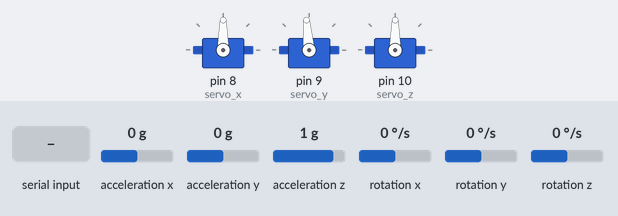
The sketch below on a simulated Arduino Uno, built with avr-gcc and run on an emulated ATmega328P. On the bench: 3 × servo. Wiring (inferred from the names in the program): MPU-6050 motion sensor at I2C address 0x68; MPU-6050 motion sensor at I2C address 0x69. The inputs (shaded band) are chosen by the test bench; at power-on: rotation y 0 °/s, rotation z 0 °/s, acceleration x 0 g, acceleration y 0 g, acceleration z 1 g, rotation x 0 °/s.

Above: at 3.4 s.
3.5 s: rotation y set to -192 °/s
At 5.9 s:
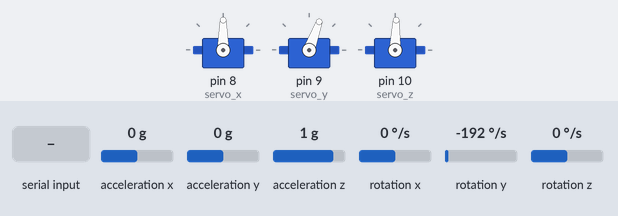
6.5 s: "30,150,10\n" received over Serial
At 6.98 s:
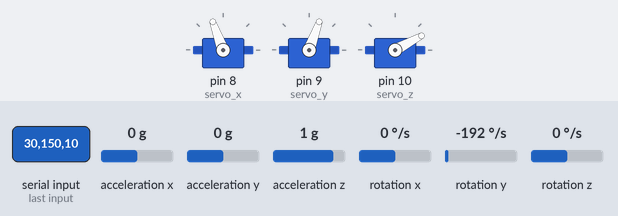
At 9.48 s:
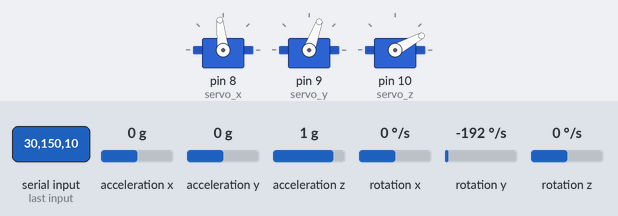
9.5 s: rotation z set to -192 °/s
12.5 s: rotation z set to -100 °/s
Timing chart, 0 to 25.5 s (numbered marks = the images above; inputs shaded):
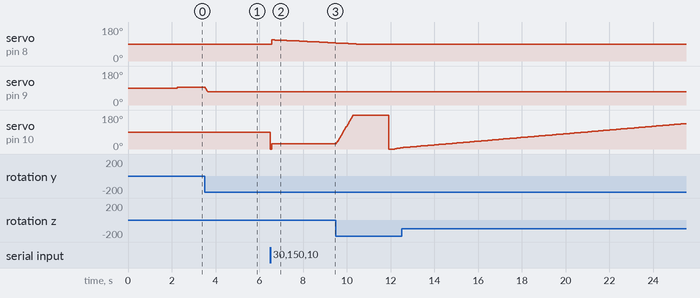

Measured:
- after the input at 6.5 s, servo on pin 8 (servo_x): 90° → 112° after 0.06 s, → 111° 0.15 s later, → 110° 0.18 s later, → 109° 0.19 s later, … (17 changes in this stretch); servo on pin 10 (servo_z): 88° → 28° at once

The sketch:

arduino_code_PID.ino
```cpp
#include <Servo.h>
Servo servo_x;
Servo servo_y;
Servo servo_z;
int j = 0;
float correct_x;
float correct_y;
float correct_z;

// how much serial data we expect before a newline/enter
const unsigned int MAX_INPUT = 7;

/*float timenow = 0;
float timeend = 0;
float timeelapsed = 0;*/

//=======================================================================

#include <Wire.h>
const int MPU = 0x68; // MPU1 I2C address
float AccX, AccY, AccZ;
float GyroX, GyroY, GyroZ;
float accAngleX, accAngleY, gyroAngleX, gyroAngleY, gyroAngleZ;
float roll, pitch, yaw;
float AccErrorX, AccErrorY, GyroErrorX, GyroErrorY, GyroErrorZ;
float elapsedTime, currentTime, previousTime;
int c = 0;

//---------------------------------------------------------------
const int MPU2 = 0x69; // MPU2 I2C address (AD0 == HIGH)
float AccX2, AccY2, AccZ2;
float GyroX2, GyroY2, GyroZ2;
float accAngleX2, accAngleY2, gyroAngleX2, gyroAngleY2, gyroAngleZ2;
float roll2, pitch2, yaw2;
float AccErrorX2, AccErrorY2, GyroErrorX2, GyroErrorY2, GyroErrorZ2;
float elapsedTime2, currentTime2, previousTime2;
int c2 = 0;
//---------------------------------------------------------------

float px, ix, dx, pidx;
float errorx, prev_errorx = 0;

float py, iy, dy, pidy;
float errory, prev_errory = 0;

float pz, iz, dz, pidz;
float errorz, prev_errorz = 0;

float spX = 90;
int pX = 180;
int qX = 0;

float spY = 90;

float spZ = 90;
int pZ = 180;
int qZ = 0;

int raspiX = 0;
int raspiY = 0;

float kpx = 1.063040;
float kix = 0;
float kdx = 0.010467;

float kpy = 1.017864;
float kiy = 0;
float kdy = 0.017981;

float kpz = 1.019039;
float kiz = 0;
float kdz = 0.012509;


//---------------------------------------------------------------

void setup() {
  Serial.begin(115200);

  servo_x.attach(8);                  // Set pin 8 untuk servo x
  servo_y.attach(9);                  // Set pin 9 untuk servo y
  servo_z.attach(10);                 // Set pin 10 untuk servo z

  servo_x.write(90);                  // Set posisi servo x ke 90 derajat
  servo_y.write(90);                  // Set posisi servo y ke 90 derajat
  servo_z.write(90);                  // Set posisi servo z ke 90 derajat
  delay(1000);                        // Memberikan delay agar servo sampai ke posisi set point

  Wire.begin();                      // Inisialisasi komunikasi
  Wire.beginTransmission(MPU);       // Memulai komunikasi dengan MPU1
  Wire.write(0x6B);                  // Talk to the register 6B
  Wire.write(0x01);                  // Make reset - memasukan nilai 0 ke register 6B
  Wire.endTransmission(true);        // Mengakhiri transmisi

  // Mengkonfigurasi sensitivitas Accelerometer - Full Scale Range (default +/- 2g)
  Wire.beginTransmission(MPU);
  Wire.write(0x1C);                  // Komunikasi dengan register ACCEL_CONFIG (1C hex)
  Wire.write(0x10);                  // Men-Set nilai register bits menjadi 00010000 (+/- 8g full scale range)
  Wire.endTransmission(true);

  // Mengkonfigurasi sensitivitas Gyro - Full Scale Range (default +/- 250deg/s)
  Wire.beginTransmission(MPU);
  Wire.write(0x1B);                   // Komunikasi dengan register GYRO_CONFIG (1B hex)
  Wire.write(0x10);                   // Men-Set nilai register bits menjadi 00010000 (1000deg/s full scale)
  Wire.endTransmission(true);
  delay(20);


  //--------------------------------------------------------------

  Wire.beginTransmission(MPU2);      // Memulai komunikasi dengan MPU2
  Wire.write(0x6B);                  // Talk to the register 6B
  Wire.write(0x00);                  // Make reset - memasukan nilai 0 ke register 6B
  Wire.endTransmission(true);        // Mengakhiri transmisi

  // Mengkonfigurasi sensitivitas Accelerometer - Full Scale Range (default +/- 2g)
  Wire.beginTransmission(MPU2);
  Wire.write(0x1C);                  // Komunikasi dengan register ACCEL_CONFIG (1C hex)
  Wire.write(0x10);                  // Men-Set nilai register bits menjadi 00010000 (+/- 8g full scale range)
  Wire.endTransmission(true);

  // Mengkonfigurasi sensitivitas Gyro - Full Scale Range (default +/- 250deg/s)
  Wire.beginTransmission(MPU2);
  Wire.write(0x1B);                   // Komunikasi dengan register GYRO_CONFIG (1B hex)
  Wire.write(0x10);                   // Men-Set nilai register bits menjadi 00010000 (1000deg/s full scale)
  Wire.endTransmission(true);
  delay(20);
  //---------------------------------------------------------------


  // Panggil fungsi ini untuk melihat nilai IMU error
  calculate_IMU_error();
  delay(20);
  calculate_IMU_error2();
  delay(200);
}

// split the data into its parts
void parseData(const char * data) {

  char * strtokIndx; // this is used by strtok() as an index

  strtokIndx = strtok(data, ","); // this continues where the previous call left off
  raspiX = atoi(strtokIndx);     // convert this part to an integer

  strtokIndx = strtok(NULL, ",");
  raspiY = atoi(strtokIndx);     // convert this part to an integer

}

// here to process incoming serial data after a terminator received
void process_data (const char * data)
  {
  // for now just display it
  // (but you could compare it to some value, convert to an integer, etc.)
  parseData(data);

  }  // end of process_data

void processIncomingByte (const byte inByte)
  {
  static char input_line [MAX_INPUT];
  static unsigned int input_pos = 0;

  switch (inByte)
    {

    case '\n':   // end of text
      input_line [input_pos] = 0;  // terminating null byte

      // terminator reached! process input_line here ...
      process_data (input_line);

      // reset buffer for next time
      input_pos = 0;
      Serial.begin(115200);
      break;

    default:
      // keep adding if not full ... allow for terminating null byte
      if (input_pos < (MAX_INPUT - 1))
        input_line [input_pos++] = inByte;
      break;

    }  // end of switch

  } // end of processIncomingByte


void calculate_IMU_error() {
  // Fungsi ini digunakan untuk menghitung nilai error dari accelerometer dan gyroscope
  // Posisi IMU harus diletakan dibidang yang datar untuk mendapatkan nilai yang baik

  // Read accelerometer values 200 times
  while (c < 200) {
    Wire.beginTransmission(MPU);
    Wire.write(0x3B);
    Wire.endTransmission(false);
    Wire.requestFrom(MPU, 6, true);
    AccX = (Wire.read() << 8 | Wire.read()) / 16384.0 ;
    AccY = (Wire.read() << 8 | Wire.read()) / 16384.0 ;
    AccZ = (Wire.read() << 8 | Wire.read()) / 16384.0 ;

    // Semua bacaan dijumlahkan
    AccErrorX = AccErrorX + ((atan((AccY) / sqrt(pow((AccX), 2) + pow((AccZ), 2))) * 180 / PI)); // Rumus matriks rotasi, ada di data sheet
    AccErrorY = AccErrorY + ((atan(-1 * (AccX) / sqrt(pow((AccY), 2) + pow((AccZ), 2))) * 180 / PI));
    c++;
  }

  // Hasil dari penjumlahan dibagi dengan 200 untuk mendapatkan nilai errornya
  AccErrorX = AccErrorX / 200;
  AccErrorY = AccErrorY / 200;
  c = 0;

  // Read gyro values 200 times
  while (c < 200) {
    Wire.beginTransmission(MPU);
    Wire.write(0x43);
    Wire.endTransmission(false);
    Wire.requestFrom(MPU, 6, true);
    GyroX = Wire.read() << 8 | Wire.read();
    GyroY = Wire.read() << 8 | Wire.read();
    GyroZ = Wire.read() << 8 | Wire.read();

    // Semua bacaan dijumlahkan
    GyroErrorX = GyroErrorX + (GyroX / 131.0);
    GyroErrorY = GyroErrorY + (GyroY / 131.0);
    GyroErrorZ = GyroErrorZ + (GyroZ / 131.0);
    c++;
  }
  // Hasil dari penjumlahan dibagi dengan 200 untuk mendapatkan nilai errornya
  GyroErrorX = GyroErrorX / 200;
  GyroErrorY = GyroErrorY / 200;
  GyroErrorZ = GyroErrorZ / 200;

  // Print error values pada Serial Monitor
  // Apabila tidak terdapat error maka akan bernilai 0
  /*Serial.print("AccErrorX: ");
  Serial.println(AccErrorX);
  Serial.print("AccErrorY: ");
  Serial.println(AccErrorY);
  Serial.print("GyroErrorX: ");
  Serial.println(GyroErrorX);
  Serial.print("GyroErrorY: ");
  Serial.println(GyroErrorY);
  Serial.print("GyroErrorZ: ");
  Serial.println(GyroErrorZ);*/
}

void calculate_IMU_error2() {
  // Fungsi ini digunakan untuk menghitung nilai error dari accelerometer dan gyroscope
  // Posisi IMU harus diletakan dibidang yang datar untuk mendapatkan nilai yang baik

  // Read accelerometer values 200 times
  while (c2 < 200) {
    Wire.beginTransmission(MPU2);
    Wire.write(0x3B);
    Wire.endTransmission(false);
    Wire.requestFrom(MPU2, 6, true);
    AccX2 = (Wire.read() << 8 | Wire.read()) / 16384.0 ;
    AccY2 = (Wire.read() << 8 | Wire.read()) / 16384.0 ;
    AccZ2 = (Wire.read() << 8 | Wire.read()) / 16384.0 ;

    // Semua bacaan dijumlahkan
    AccErrorX2 = AccErrorX2 + ((atan((AccY2) / sqrt(pow((AccX2), 2) + pow((AccZ2), 2))) * 180 / PI));
    AccErrorY2 = AccErrorY2 + ((atan(-1 * (AccX2) / sqrt(pow((AccY2), 2) + pow((AccZ2), 2))) * 180 / PI));
    c2++;
  }

  // Hasil dari penjumlahan dibagi dengan 200 untuk mendapatkan nilai errornya
  AccErrorX2 = AccErrorX2 / 200;
  AccErrorY2 = AccErrorY2 / 200;
  c2 = 0;

  // Read gyro values 200 times
  while (c2 < 200) {
    Wire.beginTransmission(MPU2);
    Wire.write(0x43);
    Wire.endTransmission(false);
    Wire.requestFrom(MPU2, 6, true);
    GyroX2 = Wire.read() << 8 | Wire.read();
    GyroY2 = Wire.read() << 8 | Wire.read();
    GyroZ2 = Wire.read() << 8 | Wire.read();

    // Semua bacaan dijumlahkan
    GyroErrorX2 = GyroErrorX2 + (GyroX2 / 131.0);
    GyroErrorY2 = GyroErrorY2 + (GyroY2 / 131.0);
    GyroErrorZ2 = GyroErrorZ2 + (GyroZ2 / 131.0);
    c2++;
  }
  // Hasil dari penjumlahan dibagi dengan 200 untuk mendapatkan nilai errornya
  GyroErrorX2 = GyroErrorX2 / 200;
  GyroErrorY2 = GyroErrorY2 / 200;
  GyroErrorZ2 = GyroErrorZ2 / 200;

  // Print error values pada Serial Monitor
  // Apabila tidak terdapat error maka akan bernilai 0
  /*Serial.print("AccErrorX: ");
  Serial.println(AccErrorX2);
  Serial.print("AccErrorY: ");
  Serial.println(AccErrorY2);
  Serial.print("GyroErrorX: ");
  Serial.println(GyroErrorX2);
  Serial.print("GyroErrorY: ");
  Serial.println(GyroErrorY2);
  Serial.print("GyroErrorZ: ");
  Serial.println(GyroErrorZ2);*/
}
//---------------------------------------------------------------

void loop() {
  //timenow = millis();

  // === Read serial input if available ===//

  if(Serial.available() > 0) {
    //delay(100);
    processIncomingByte (Serial.read ());
    spX = raspiY;
    pX = raspiY + 90;
    qX = raspiY - 90;

    spZ = raspiX;
    pZ = raspiX + 90;
    qZ = raspiX - 90;
    }
  //delay(50);
  // === Read acceleromter data === //
  Wire.beginTransmission(MPU);
  Wire.write(0x3B); // Start with register 0x3B (ACCEL_XOUT_H)
  Wire.endTransmission(false);
  Wire.requestFrom(MPU, 6, true); // Read 6 registers total, tiap nilai sumbu disimpan tiap 2 registers

  // Untuk nilai akselero +-2g, nilainya harus dibagi dengan 16384, sesuai dengan datasheet
  AccX = (Wire.read() << 8 | Wire.read()) / 16384.0; // X-axis value
  AccY = (Wire.read() << 8 | Wire.read()) / 16384.0; // Y-axis value
  AccZ = (Wire.read() << 8 | Wire.read()) / 16384.0; // Z-axis value

  // Menghitung data Roll dan Pitch dari accelerometer
  accAngleX = (atan(AccY / sqrt(pow(AccX, 2) + pow(AccZ, 2))) * 180 / PI) ; // Masih dalam bentuk radian, dikali 180/pi untuk menjadi derajat
  accAngleY = (atan(-1 * AccX / sqrt(pow(AccY, 2) + pow(AccZ, 2))) * 180 / PI); // Masih dalam bentuk radian, dikali 180/pi untuk menjadi derajat

  // === Read gyroscope data === //
  previousTime = currentTime;        // Previous time merupakan waktu yg disimpan sebelum waktu aktual dibaca
  currentTime = millis();            // Current time merupakan waktu aktua;
  elapsedTime = (currentTime - previousTime) / 1000; // Dibagi 1000 agar nilainya menjadi seconds

  Wire.beginTransmission(MPU);
  Wire.write(0x43); // Gyro data first register address 0x43 (GYRO_XOUT_H)
  Wire.endTransmission(false);
  Wire.requestFrom(MPU, 6, true); // Read 6 registers total, tiap nilai sumbu disimpan tiap 2 registers
  GyroX = (Wire.read() << 8 | Wire.read()) / 131.0; // Untuk nilai gyro 250deg/s, nilainya harus dibagi 131.0, sesuai dengan datasheet
  GyroY = (Wire.read() << 8 | Wire.read()) / 131.0;
  GyroZ = (Wire.read() << 8 | Wire.read()) / 131.0;

  // Nilai Output dikoreksi dengan dijumlahkan dengan nilai yg didapat dari void calculate_IMU_error()
  GyroX = GyroX - 1.40;          //0.74;
  GyroY = GyroY + 0.44;          //0.66;
  GyroZ = GyroZ + 0.05;          //0.03;

  // Karena hasilnya masih berupa degrees per seconds (deg/s), Jadi harus dikalikan dengan satuan waktu (seconds) untuk mendapatkan nilai sudut dalam degrees
  gyroAngleX = gyroAngleX + GyroX * elapsedTime; // deg/s * s = deg
  gyroAngleY = gyroAngleY + GyroY * elapsedTime;
  yaw =  yaw + GyroZ * elapsedTime;
  // Mengkombinasikan nilai acceleromter dan gyro untuk mendapatkan posisi sudut yg akurat
  roll = 0.96 * gyroAngleX + 0.04 * accAngleX;
  pitch = 0.96 * gyroAngleY + 0.04 * accAngleY;


  //-------------------------------------------------------------------
  // === Read acceleromter data for MPU2 === //
  Wire.beginTransmission(MPU2);
  Wire.write(0x3B); // Start with register 0x3B (ACCEL_XOUT_H)
  Wire.endTransmission(false);
  Wire.requestFrom(MPU2, 6, true); // Read 6 registers total, tiap nilai sumbu disimpan tiap 2 registers

  // Untuk nilai akselero +-2g, nilainya harus dibagi dengan 16384, sesuai dengan datasheet
  AccX2 = (Wire.read() << 8 | Wire.read()) / 16384.0; // X-axis value
  AccY2 = (Wire.read() << 8 | Wire.read()) / 16384.0; // Y-axis value
  AccZ2 = (Wire.read() << 8 | Wire.read()) / 16384.0; // Z-axis value

  // Menghitung data Roll dan Pitch dari accelerometer
  accAngleX2 = (atan(AccY2 / sqrt(pow(AccX2, 2) + pow(AccZ2, 2))) * 180 / PI) ; // Masih dalam bentuk radian, dikali 180/pi untuk menjadi derajat
  accAngleY2 = (atan(-1 * AccX2 / sqrt(pow(AccY2, 2) + pow(AccZ2, 2))) * 180 / PI); // Masih dalam bentuk radian, dikali 180/pi untuk menjadi derajat

  // === Read gyroscope data === //
  previousTime2 = currentTime2;        // Previous time merupakan waktu yg disimpan sebelum waktu aktual dibaca
  currentTime2 = millis();            // Current time merupakan waktu aktua;
  elapsedTime2 = (currentTime2 - previousTime2) / 1000; // Dibagi 1000 agar nilainya menjadi seconds

  Wire.beginTransmission(MPU2);
  Wire.write(0x43); // Gyro data first register address 0x43 (GYRO_XOUT_H)
  Wire.endTransmission(false);
  Wire.requestFrom(MPU2, 6, true); // Read 6 registers total, tiap nilai sumbu disimpan tiap 2 registers
  GyroX2 = (Wire.read() << 8 | Wire.read()) / 131.0; // Untuk nilai gyro 250deg/s, nilainya harus dibagi 131.0, sesuai dengan datasheet
  GyroY2 = (Wire.read() << 8 | Wire.read()) / 131.0;
  GyroZ2 = (Wire.read() << 8 | Wire.read()) / 131.0;

  // Nilai Output dikoreksi dengan dijumlahkan dengan nilai yg didapat dari void calculate_IMU_error()
  GyroX2 = GyroX2 + 0.78;//5.44;          //
  GyroY2 = GyroY2 + 0.62;//0.11;          //
  GyroZ2 = GyroZ2 - 0.01;//1.69;          //

  // Karena hasilnya masih berupa degrees per seconds (deg/s), Jadi harus dikalikan dengan satuan waktu (seconds) untuk mendapatkan nilai sudut dalam degrees
  gyroAngleX2 = gyroAngleX2 + GyroX2 * elapsedTime2; // deg/s * s = deg
  gyroAngleY2 = gyroAngleY2 + GyroY2 * elapsedTime2;
  yaw2 =  yaw2 + GyroZ2 * elapsedTime2;
  // Mengkombinasikan nilai acceleromter dan gyro untuk mendapatkan posisi sudut yg akurat
  roll2 = 0.96 * gyroAngleX2 + 0.04 * accAngleX2;
  pitch2 = 0.96 * gyroAngleY2 + 0.04 * accAngleY2;

  //--------------------------------------------------------------------

  int servo0Value = roll * 4; // dikali 4 untuk mendapatkan posisi derajat sesungguhnya
  int servo1Value = pitch * 4; //
  int servo2Value = yaw * 4; //


  int servo0Value1 = map(servo0Value, -90, 90, qX, pX);
  int servo1Value1 = map(servo1Value, -90, 90, 0, 180);
  int servo2Value1 = map(servo2Value, -90, 90, pZ, qZ);
  //  servo0Value1 =servo0Value1 +30;
  //if(servo0Value1<70){
  //  servo0Value1 =70;
  // }


  //----------------------------------------------------------

  int gyro0Value1 = roll2 * 4;
  int gyro1Value1 = pitch2 * 4;
  int gyro2Value1 = yaw2 * 4;

  int gyro0Value2 = map(gyro0Value1, -90, 90, qX, pX); //90-->22 == 4x lipat
  int gyro1Value2 = map(gyro1Value1, -90, 90, 0, 180);
  int gyro2Value2 = map(gyro2Value1, -90, 90, pZ, qZ);
  //----------------------------------------------------------

  // Servo dikontrol berdasarkan output dari MPU6050
  //  servo_x.write(servo0Value1);
  //  servo_y.write(servo1Value1);
  //  servo_z.write(servo2Value1);

  //---------------------------------------------------------------
  //                              PID
  //---------------------------------------------------------------

  errorx = spX - servo0Value1;
  px = kpx * errorx;
  ix = kix * (prev_errorx + errorx);
  dx = kdx * (errorx - prev_errorx);
  pidx = px + ix + dx;
  prev_errorx = errorx;
  int pid_x = spX - pidx;
  if (pid_x < 90) {
    pid_x = 90;
  }
  else if (pid_x > 130) {
    pid_x = 130;
  }

  errory = spY - servo1Value1;
  py = kpy * errory;
  iy = kiy * (prev_errory + errory);
  dy = kdy * (errory - prev_errory);
  pidy = py + iy + dy;
  prev_errory = errory;
  int pid_y = spY - pidy;
  if (pid_y < 70) {
    pid_y = 70;
  }
  else if (pid_y > 110) {
    pid_y = 110;
  }

  errorz = spZ - servo2Value1;
  pz = kpz * errorz;
  iz = kiz * (prev_errorz + errorz);
  dz = kdz * (errorz - prev_errorz);
  pidz = pz + iz + dz;
  prev_errorz = errorz;
  int pid_z = spZ - pidz;

  /*Serial.print("Body X : ");
  Serial.print(servo0Value1);
  Serial.print("           Body Y : ");
  Serial.print(servo1Value1);/*
  Serial.print("           Body Z : ");
  Serial.print(servo2Value1);*/
  /*Serial.print("            PID X : ");
    Serial.print(pid_x);
    Serial.print("            PID Y : ");
    Serial.print(pid_y);
    Serial.print("            PID Z : ");
    Serial.print(pid_z);*/
  /*Serial.print("            Canon X : ");
  Serial.print(gyro0Value2);
  Serial.print("            Canon Y : ");
  Serial.print(gyro1Value2);
  Serial.print("            Canon Z : ");
  Serial.println(gyro2Value2);*/
  servo_x.write(pid_x);
  servo_y.write(pid_y);                  // Set posisi servo y ke 90 derajat
  servo_z.write(pid_z);                  // Set posisi servo z ke 90 derajat

  /*Serial.print(raspiX);
  Serial.print(",");
  Serial.println(raspiY);*/
  /*Serial.print(spZ);
  Serial.print(",");
  Serial.println(spX);*/
  /*timeend = millis();
  timeelapsed = (timeend-timenow)/1000;
  Serial.println(timeelapsed);*/

  //---------------------------------------------------------------
  /*
    // Untuk mengetahui posisi dari body tank
    Serial.print("servo x : ");
    Serial.print(servo0Value1);
    Serial.print("            servo y : ");
    Serial.print(servo1Value1);
    Serial.print("            servo z : ");
    Serial.println(servo2Value1);

    //----------------------------------------------------------
    // Untuk mengetahui posisi dari ujung meriam tank
    Serial.println("");
    Serial.print("gyro x : ");
    Serial.print(gyro0Value2);
    Serial.print("            gyro y : ");
    Serial.print(gyro1Value2);
    Serial.print("            gyro z : ");
    Serial.println(gyro2Value2);
    //----------------------------------------------------------
  */
  //Serial.flush();
}
```
